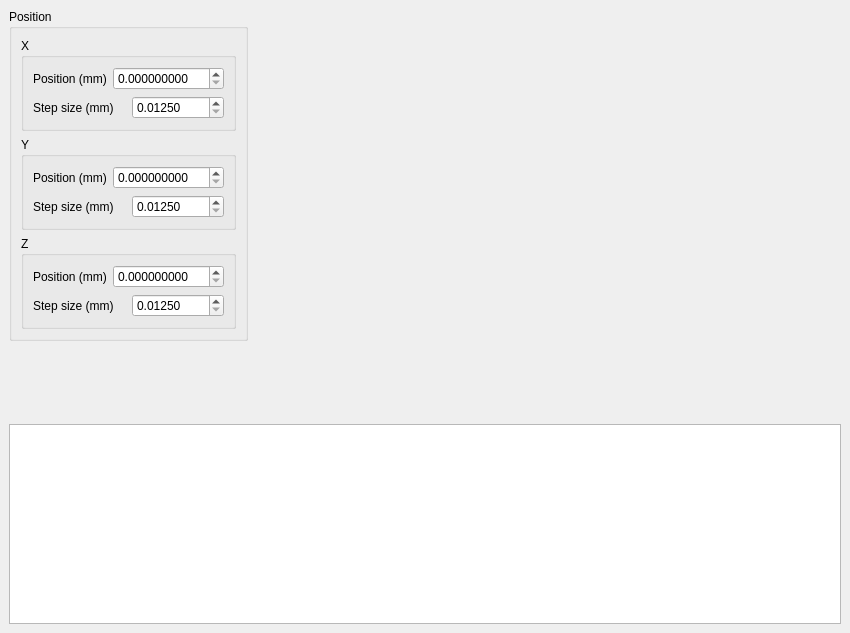
<?xml version="1.0" encoding="UTF-8"?>
<ui version="4.0">
 <class>MainWindow</class>
 <widget class="QMainWindow" name="MainWindow">
  <property name="geometry">
   <rect>
    <x>0</x>
    <y>0</y>
    <width>850</width>
    <height>633</height>
   </rect>
  </property>
  <property name="windowTitle">
   <string>MainWindow</string>
  </property>
  <widget class="QWidget" name="centralwidget">
   <layout class="QHBoxLayout" name="horizontalLayout">
    <item>
     <layout class="QGridLayout" name="gridLayout">
      <item row="2" column="0">
       <widget class="QPlainTextEdit" name="plainTextEditTerminal">
        <property name="maximumSize">
         <size>
          <width>16777215</width>
          <height>200</height>
         </size>
        </property>
       </widget>
      </item>
      <item row="0" column="0" alignment="Qt::AlignLeft|Qt::AlignTop">
       <widget class="QGroupBox" name="groupBoxPosition">
        <property name="title">
         <string>Position</string>
        </property>
        <layout class="QVBoxLayout" name="verticalLayout">
         <item>
          <widget class="QGroupBox" name="groupBoxY_2">
           <property name="title">
            <string>X</string>
           </property>
           <layout class="QVBoxLayout" name="verticalLayout_5">
            <item>
             <layout class="QVBoxLayout" name="verticalLayout_6">
              <item>
               <layout class="QHBoxLayout" name="horizontalLayout_12">
                <item>
                 <widget class="QLabel" name="label_3">
                  <property name="text">
                   <string>Position (mm)</string>
                  </property>
                 </widget>
                </item>
                <item>
                 <widget class="QDoubleSpinBox" name="doubleSpinBoxXPosition">
                  <property name="decimals">
                   <number>9</number>
                  </property>
                  <property name="maximum">
                   <double>999.000000000000000</double>
                  </property>
                  <property name="singleStep">
                   <double>0.012500000000000</double>
                  </property>
                 </widget>
                </item>
               </layout>
              </item>
              <item>
               <layout class="QHBoxLayout" name="horizontalLayout_13">
                <item>
                 <widget class="QLabel" name="label_4">
                  <property name="text">
                   <string>Step size (mm)</string>
                  </property>
                 </widget>
                </item>
                <item>
                 <widget class="QDoubleSpinBox" name="doubleSpinBoxXSteps">
                  <property name="decimals">
                   <number>5</number>
                  </property>
                  <property name="minimum">
                   <double>0.012500000000000</double>
                  </property>
                  <property name="maximum">
                   <double>20.000000000000000</double>
                  </property>
                  <property name="singleStep">
                   <double>0.012500000000000</double>
                  </property>
                 </widget>
                </item>
               </layout>
              </item>
             </layout>
            </item>
           </layout>
          </widget>
         </item>
         <item>
          <widget class="QGroupBox" name="groupBoxY">
           <property name="title">
            <string>Y</string>
           </property>
           <layout class="QVBoxLayout" name="verticalLayout_4">
            <item>
             <layout class="QVBoxLayout" name="verticalLayout_3">
              <item>
               <layout class="QHBoxLayout" name="horizontalLayout_10">
                <item>
                 <widget class="QLabel" name="label">
                  <property name="text">
                   <string>Position (mm)</string>
                  </property>
                 </widget>
                </item>
                <item>
                 <widget class="QDoubleSpinBox" name="doubleSpinBoxYPosition">
                  <property name="decimals">
                   <number>9</number>
                  </property>
                  <property name="maximum">
                   <double>999.000000000000000</double>
                  </property>
                  <property name="singleStep">
                   <double>0.012500000000000</double>
                  </property>
                 </widget>
                </item>
               </layout>
              </item>
              <item>
               <layout class="QHBoxLayout" name="horizontalLayout_11">
                <item>
                 <widget class="QLabel" name="label_2">
                  <property name="text">
                   <string>Step size (mm)</string>
                  </property>
                 </widget>
                </item>
                <item>
                 <widget class="QDoubleSpinBox" name="doubleSpinBoxYSteps">
                  <property name="decimals">
                   <number>5</number>
                  </property>
                  <property name="minimum">
                   <double>0.012500000000000</double>
                  </property>
                  <property name="maximum">
                   <double>20.000000000000000</double>
                  </property>
                  <property name="singleStep">
                   <double>0.012500000000000</double>
                  </property>
                 </widget>
                </item>
               </layout>
              </item>
             </layout>
            </item>
           </layout>
          </widget>
         </item>
         <item>
          <widget class="QGroupBox" name="groupBoxY_3">
           <property name="title">
            <string>Z</string>
           </property>
           <layout class="QVBoxLayout" name="verticalLayout_7">
            <item>
             <layout class="QVBoxLayout" name="verticalLayout_8">
              <item>
               <layout class="QHBoxLayout" name="horizontalLayout_14">
                <item>
                 <widget class="QLabel" name="label_5">
                  <property name="text">
                   <string>Position (mm)</string>
                  </property>
                 </widget>
                </item>
                <item>
                 <widget class="QDoubleSpinBox" name="doubleSpinBoxZPosition">
                  <property name="decimals">
                   <number>9</number>
                  </property>
                  <property name="maximum">
                   <double>999.000000000000000</double>
                  </property>
                  <property name="singleStep">
                   <double>0.012500000000000</double>
                  </property>
                 </widget>
                </item>
               </layout>
              </item>
              <item>
               <layout class="QHBoxLayout" name="horizontalLayout_15">
                <item>
                 <widget class="QLabel" name="label_6">
                  <property name="text">
                   <string>Step size (mm)</string>
                  </property>
                 </widget>
                </item>
                <item>
                 <widget class="QDoubleSpinBox" name="doubleSpinBoxZSteps">
                  <property name="decimals">
                   <number>5</number>
                  </property>
                  <property name="minimum">
                   <double>0.012500000000000</double>
                  </property>
                  <property name="maximum">
                   <double>20.000000000000000</double>
                  </property>
                  <property name="singleStep">
                   <double>0.012500000000000</double>
                  </property>
                 </widget>
                </item>
               </layout>
              </item>
             </layout>
            </item>
           </layout>
          </widget>
         </item>
        </layout>
       </widget>
      </item>
     </layout>
    </item>
   </layout>
  </widget>
 </widget>
 <resources/>
 <connections/>
</ui>
